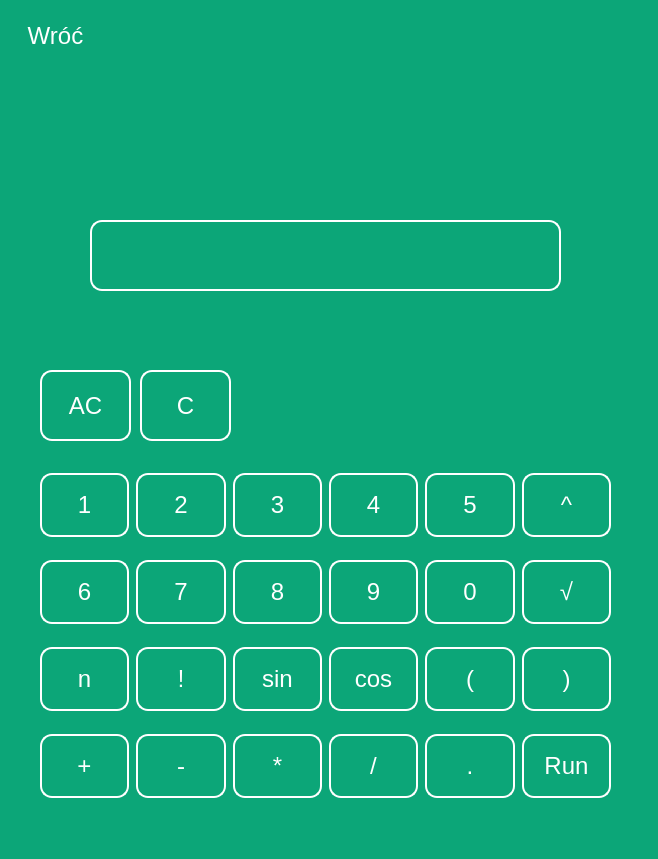
<?xml version="1.0" encoding="UTF-8"?>
<ui version="4.0">
 <class>Przebieg_zmiennosci</class>
 <widget class="QMainWindow" name="Przebieg_zmiennosci">
  <property name="geometry">
   <rect>
    <x>0</x>
    <y>0</y>
    <width>658</width>
    <height>859</height>
   </rect>
  </property>
  <property name="windowTitle">
   <string>Granica ciągu</string>
  </property>
  <property name="styleSheet">
   <string notr="true">*{
	font-family: Arial;
	font-size: 24px;
}
#centralwidget{
	background-color: #0ca678;
}
QPushButton{
	height: 60px;
	border: 2px solid white;
	border-radius: 12px;
	color: white;
	background-color: transparent;
}
QPushButton:hover{
background-color: white; 
color: #0ca678;
}
QLabel{
	padding-right: 10px;
	border: 2px solid white;
	border-radius: 12px;
	color: white;
}</string>
  </property>
  <widget class="QWidget" name="centralwidget">
   <widget class="QWidget" name="gridLayoutWidget">
    <property name="geometry">
     <rect>
      <x>40</x>
      <y>450</y>
      <width>571</width>
      <height>371</height>
     </rect>
    </property>
    <layout class="QGridLayout" name="klawiatura">
     <property name="horizontalSpacing">
      <number>7</number>
     </property>
     <property name="verticalSpacing">
      <number>0</number>
     </property>
     <item row="0" column="2">
      <widget class="QPushButton" name="btn3">
       <property name="text">
        <string>3</string>
       </property>
      </widget>
     </item>
     <item row="0" column="1">
      <widget class="QPushButton" name="btn2">
       <property name="text">
        <string>2</string>
       </property>
      </widget>
     </item>
     <item row="0" column="0">
      <widget class="QPushButton" name="btn1">
       <property name="text">
        <string>1</string>
       </property>
      </widget>
     </item>
     <item row="1" column="4">
      <widget class="QPushButton" name="btn0">
       <property name="text">
        <string>0</string>
       </property>
      </widget>
     </item>
     <item row="4" column="0">
      <widget class="QPushButton" name="btnPlus">
       <property name="text">
        <string>+</string>
       </property>
      </widget>
     </item>
     <item row="4" column="1">
      <widget class="QPushButton" name="btnMinus">
       <property name="text">
        <string>-</string>
       </property>
      </widget>
     </item>
     <item row="4" column="2">
      <widget class="QPushButton" name="btnMult">
       <property name="text">
        <string>*</string>
       </property>
      </widget>
     </item>
     <item row="4" column="3">
      <widget class="QPushButton" name="btnDiv">
       <property name="text">
        <string>/</string>
       </property>
      </widget>
     </item>
     <item row="4" column="4">
      <widget class="QPushButton" name="btnDot">
       <property name="text">
        <string>.</string>
       </property>
      </widget>
     </item>
     <item row="0" column="5">
      <widget class="QPushButton" name="btnPow">
       <property name="text">
        <string>^</string>
       </property>
      </widget>
     </item>
     <item row="1" column="5">
      <widget class="QPushButton" name="btnSqrt">
       <property name="text">
        <string>√</string>
       </property>
      </widget>
     </item>
     <item row="0" column="4">
      <widget class="QPushButton" name="btn5">
       <property name="text">
        <string>5</string>
       </property>
      </widget>
     </item>
     <item row="1" column="1">
      <widget class="QPushButton" name="btn7">
       <property name="text">
        <string>7</string>
       </property>
      </widget>
     </item>
     <item row="1" column="0">
      <widget class="QPushButton" name="btn6">
       <property name="text">
        <string>6</string>
       </property>
      </widget>
     </item>
     <item row="0" column="3">
      <widget class="QPushButton" name="btn4">
       <property name="text">
        <string>4</string>
       </property>
      </widget>
     </item>
     <item row="1" column="2">
      <widget class="QPushButton" name="btn8">
       <property name="text">
        <string>8</string>
       </property>
      </widget>
     </item>
     <item row="2" column="1">
      <widget class="QPushButton" name="btnSil">
       <property name="toolTip">
        <string>∞</string>
       </property>
       <property name="styleSheet">
        <string notr="true">font: 8pt &quot;Myanmar Text&quot;;
font-size: 23px;</string>
       </property>
       <property name="text">
        <string>!</string>
       </property>
      </widget>
     </item>
     <item row="2" column="0">
      <widget class="QPushButton" name="btnN">
       <property name="text">
        <string>n</string>
       </property>
      </widget>
     </item>
     <item row="1" column="3">
      <widget class="QPushButton" name="btn9">
       <property name="text">
        <string>9</string>
       </property>
      </widget>
     </item>
     <item row="2" column="2">
      <widget class="QPushButton" name="btnSin">
       <property name="text">
        <string>sin</string>
       </property>
      </widget>
     </item>
     <item row="2" column="3">
      <widget class="QPushButton" name="btnCos">
       <property name="text">
        <string>cos</string>
       </property>
      </widget>
     </item>
     <item row="2" column="4">
      <widget class="QPushButton" name="btnParOpen">
       <property name="text">
        <string>(</string>
       </property>
      </widget>
     </item>
     <item row="2" column="5">
      <widget class="QPushButton" name="btnParClose">
       <property name="text">
        <string>)</string>
       </property>
      </widget>
     </item>
     <item row="4" column="5">
      <widget class="QPushButton" name="btnRun">
       <property name="text">
        <string>Run</string>
       </property>
      </widget>
     </item>
    </layout>
   </widget>
   <widget class="QPushButton" name="btnBack">
    <property name="geometry">
     <rect>
      <x>10</x>
      <y>10</y>
      <width>91</width>
      <height>51</height>
     </rect>
    </property>
    <property name="styleSheet">
     <string notr="true">border: none;
border-radius: 0;</string>
    </property>
    <property name="text">
     <string>Wróć</string>
    </property>
   </widget>
   <widget class="QLabel" name="labelInput">
    <property name="geometry">
     <rect>
      <x>90</x>
      <y>220</y>
      <width>471</width>
      <height>71</height>
     </rect>
    </property>
    <property name="styleSheet">
     <string notr="true">text-align: left;
color: white;
</string>
    </property>
    <property name="midLineWidth">
     <number>-4</number>
    </property>
    <property name="text">
     <string/>
    </property>
    <property name="alignment">
     <set>Qt::AlignRight|Qt::AlignTrailing|Qt::AlignVCenter</set>
    </property>
   </widget>
   <widget class="QPushButton" name="btnAllClear">
    <property name="geometry">
     <rect>
      <x>40</x>
      <y>370</y>
      <width>91</width>
      <height>71</height>
     </rect>
    </property>
    <property name="text">
     <string>AC</string>
    </property>
   </widget>
   <widget class="QPushButton" name="btnClear">
    <property name="geometry">
     <rect>
      <x>140</x>
      <y>370</y>
      <width>91</width>
      <height>71</height>
     </rect>
    </property>
    <property name="text">
     <string>C</string>
    </property>
   </widget>
   <widget class="QLabel" name="labelError">
    <property name="geometry">
     <rect>
      <x>100</x>
      <y>70</y>
      <width>431</width>
      <height>51</height>
     </rect>
    </property>
    <property name="styleSheet">
     <string notr="true">border: none;
color: black;</string>
    </property>
    <property name="text">
     <string/>
    </property>
    <property name="alignment">
     <set>Qt::AlignCenter</set>
    </property>
   </widget>
  </widget>
 </widget>
 <resources/>
 <connections/>
</ui>
